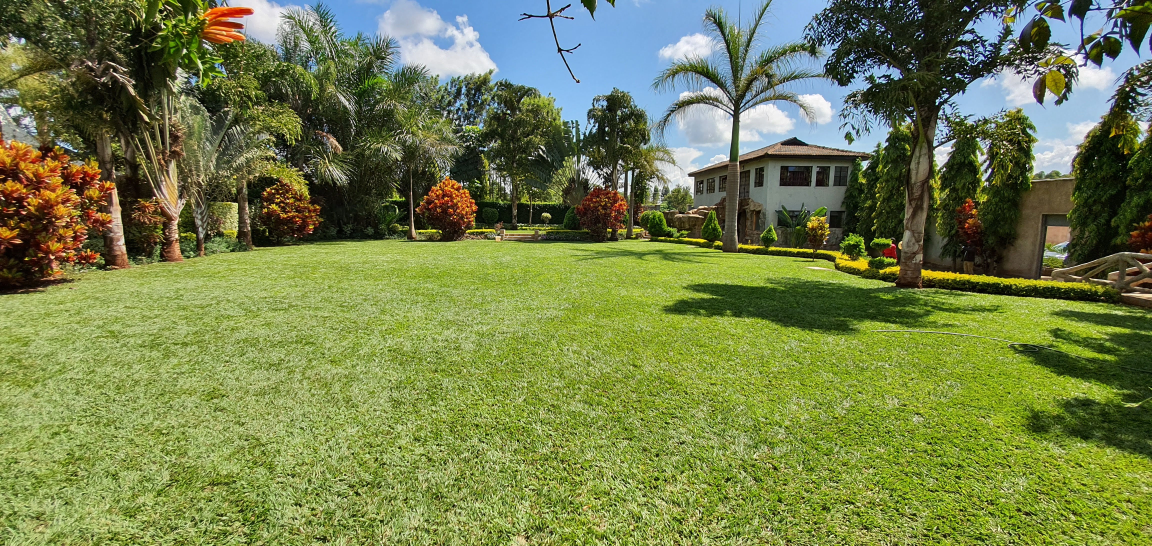
#> input picture images/20201127_135908.jpg, 4608 x 2184 px (shown at 1/4 size); its folder holds 4 pictures in this run
$ python crop.py
#> lines starting #> are read from the running program, lines starting #| are printed output that depends on the picture
from PIL import Image
import os

# set the path to the folder containing the images
folder_path = 'images'

# loop through all the files in the folder
for filename in os.listdir(folder_path):
    # check if the file is an image (jpg, png, etc.)
    if filename.endswith('.jpg') or filename.endswith('.jpeg') or filename.endswith('.png'):
        # open the image using PIL
        img = Image.open(os.path.join(folder_path, filename))
#> img is the input picture: PIL image 4608x2184 RGB; mean R, G, B 115.5, 128.1, 74.9
        # get the dimensions of the image
        width, height = img.size
#> width = 4608; height = 2184
        # calculate the coordinates to crop the image
        left = (width - height) / 2
#> left = 1212
        top = 0
        right = (width + height) / 2
#> right = 3396
        bottom = height
#> bottom = 2184
        # crop the image to a square shape with a height and width of 1080 pixels
        img = img.crop((left, top, right, bottom)).resize((1080, 1080))
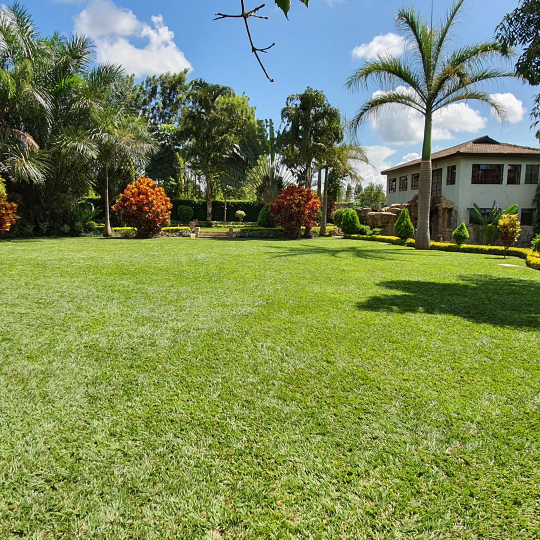
#> img: PIL image 1080x1080 RGB (shown at 1/2 size); mean R, G, B 121.8, 138.7, 88.3
        # save the cropped image with the same filename in a new folder
        img.save(os.path.join('cropped', filename))
#> pass 2 of the loop `for filename in os.listdir(folder_path):`:
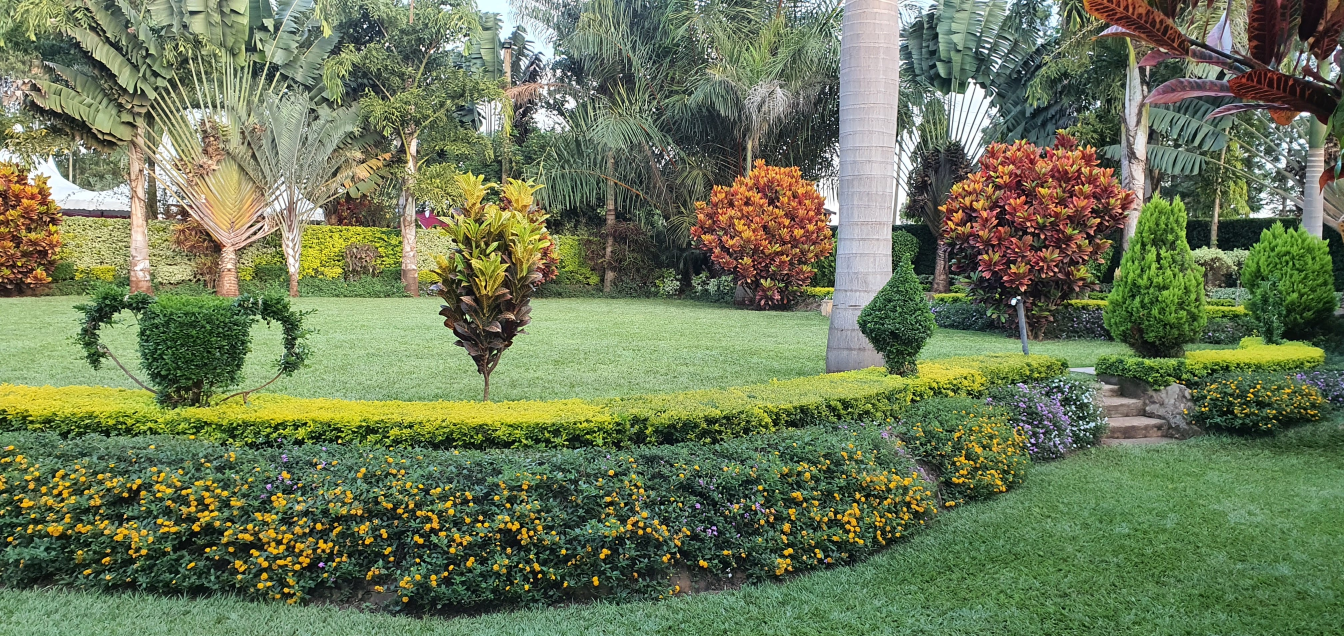
#> input picture images/20201212_180809.jpg, 4032 x 1908 px (shown at 1/3 size)
#> img is the input picture: PIL image 4032x1908 RGB; mean R, G, B 108.5, 121.1, 88.1
#> `img = img.crop((left, top, right, bottom)).resize((1080, 1080))`:
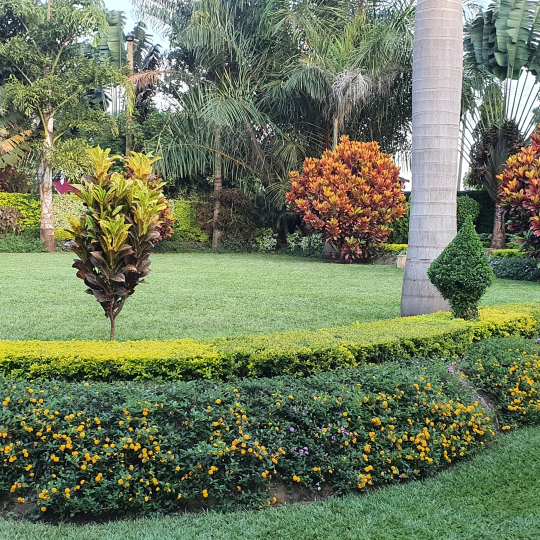
#> img: PIL image 1080x1080 RGB (shown at 1/2 size); mean R, G, B 110.4, 122.6, 92.6
#> pass 3 of the loop `for filename in os.listdir(folder_path):`:
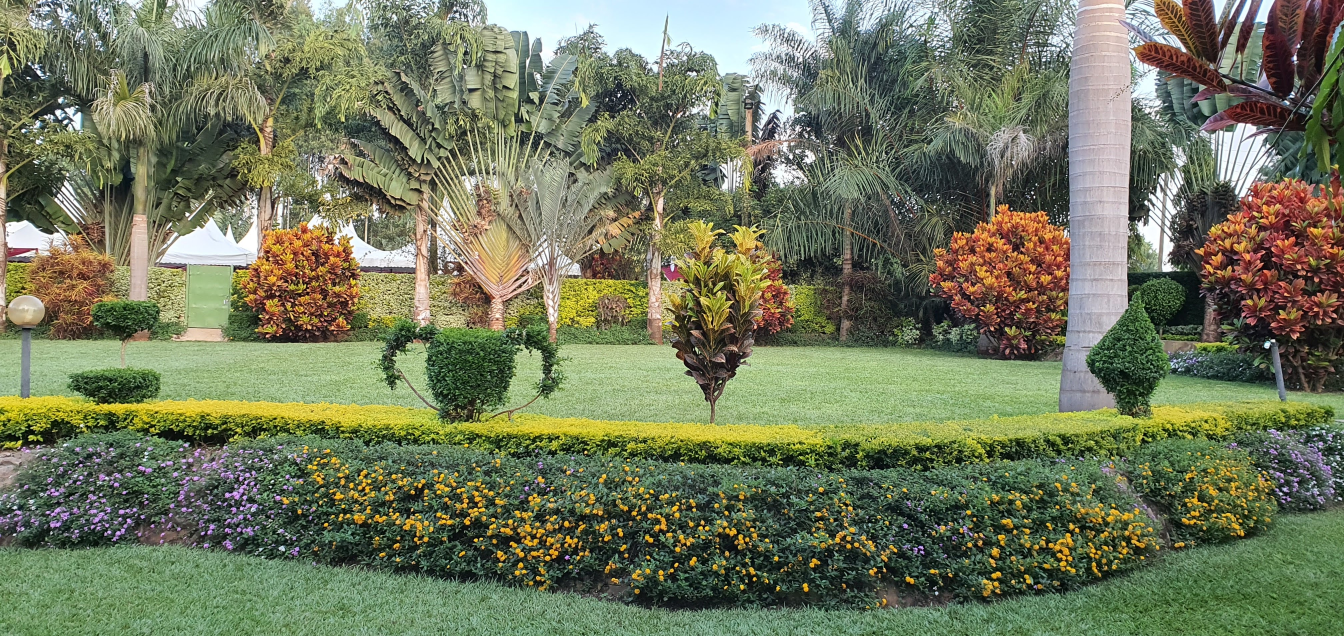
#> input picture images/20201212_180817.jpg, 4032 x 1908 px (shown at 1/3 size)
#> img is the input picture: PIL image 4032x1908 RGB; mean R, G, B 113.7, 120.9, 92.7
#> `img = img.crop((left, top, right, bottom)).resize((1080, 1080))`:
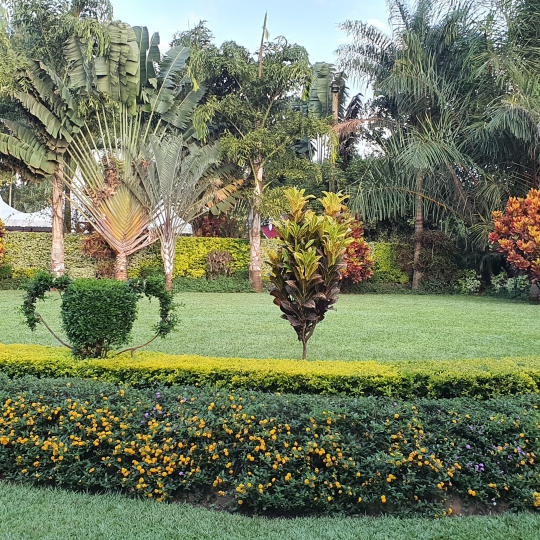
#> img: PIL image 1080x1080 RGB (shown at 1/2 size); mean R, G, B 114.4, 123.8, 94.8
#> the loop made 4 passes; the first 3 are shown
